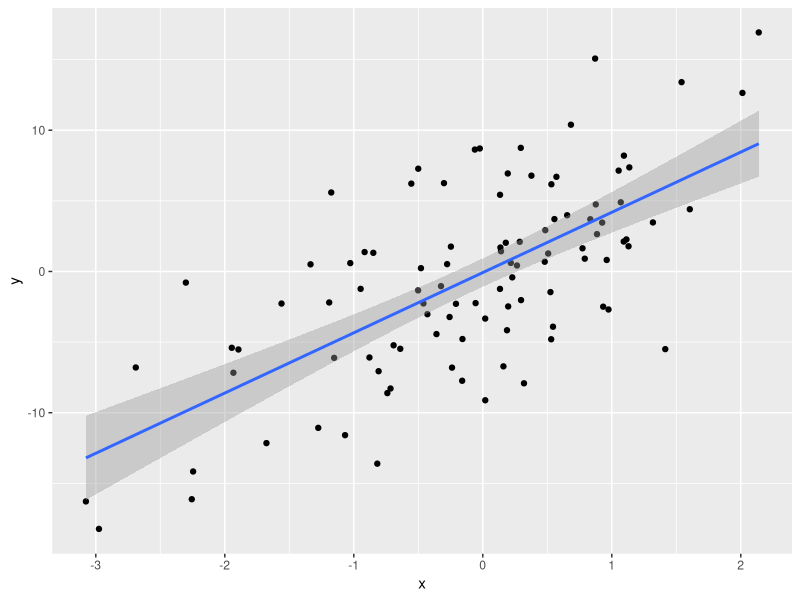
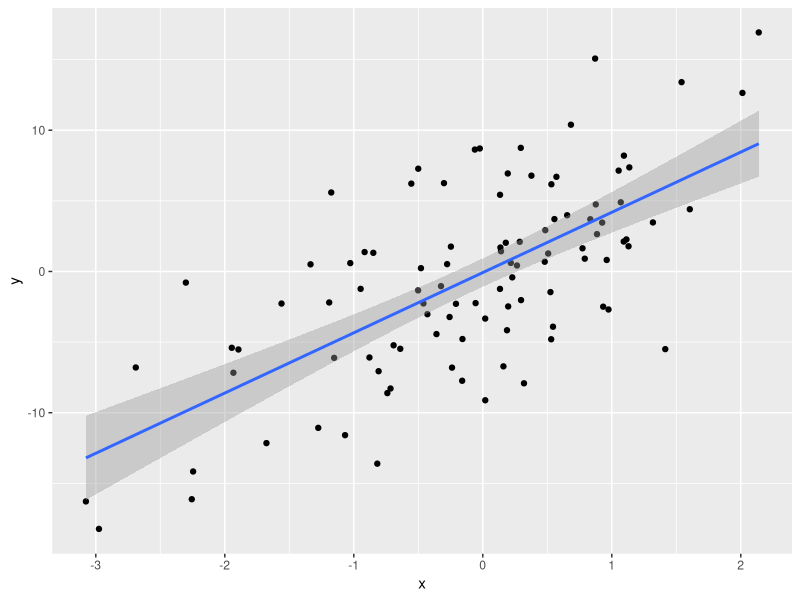
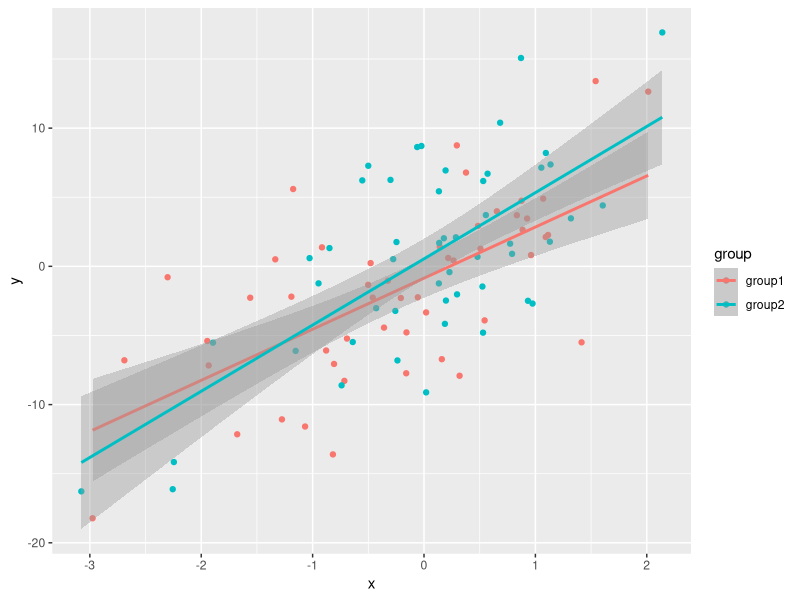
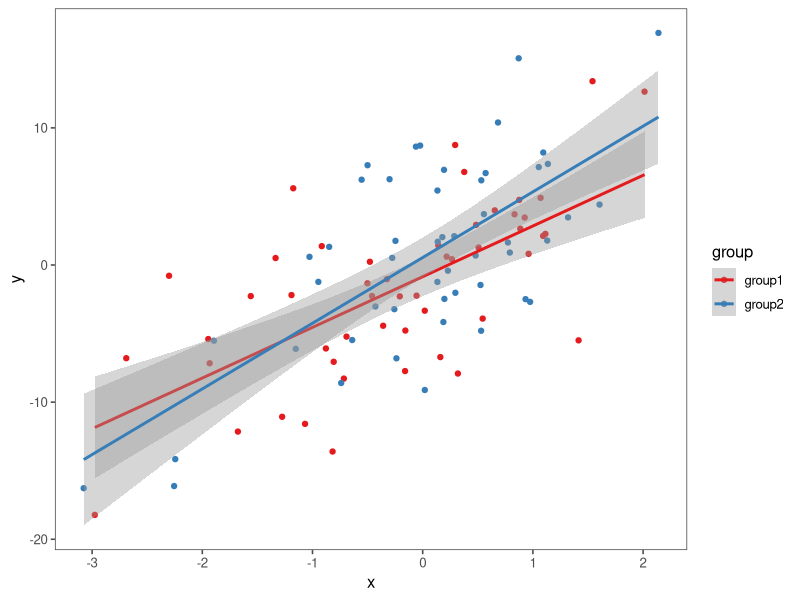

Reproduce these figures in R, in order.
## ---- chunk 1
library(knitr)
library(tidyverse)
library(ggthemes)
library(RColorBrewer)

knitr::opts_chunk$set(echo = FALSE, fig.align = "center")

## ---- chunk 2
x <- c(10, 5, 15)

mean_x <- x %>% mean()
## ---- chunk 3
x = rnorm(100) 
y = x*3 + rnorm(100, sd = 5)

df <- as_tibble(list(x = x, 
                   y = y,
                   group = rep(c("group1", "group2"), each = 50)))
## ---- chunk 4
qplot(x = x, y = y, data = df) + 
  geom_smooth(method = "lm")
## ---- chunk 5
ggplot(data = df, aes(x = x, y = y)) +
  geom_point() +
  geom_smooth(method = "lm")
## ---- chunk 6
ggplot(data = df, aes(x = x, y = y, colour = group)) +
  geom_point() +
  geom_smooth(method = "lm")
## ---- chunk 7
ggplot(data = df, aes(x = x, y = y, colour = group)) +
  geom_point() +
  geom_smooth(method = "lm") +
  theme_few() +
  scale_color_brewer(palette = "Set1")
## ---- chunk 8
df1 <- as_tibble(list(id = rep(1:30, each = 2),
                      stage = rep(c("practice", "test"), times = 30),
                      cond1 = rnorm(60), 
                      cond2 = rnorm(60), 
                      group = rep(c("group1", "group2"), each = 30)
                 ))

head(df1, 10)
## ---- chunk 9

sum_stats <- df1 %>%
  filter(stage == "test") %>%
  mutate(cond_diff = cond1 - cond2) %>%
  select(cond_diff, group) %>%
  group_by(group) %>%
  summarise(mean = mean(cond_diff),
            sd = sd(cond_diff),
            se  = sd/sqrt(n()))
## ---- chunk 10
sum_stats
## ---- chunk 11
head(df1)
## ---- chunk 12
df1_long <- df1 %>%
  gather(condition, score, cond1:cond2) %>%
  arrange(id)
  
## ---- chunk 13
head(df1_long)
## ---- chunk 14
(x <- rnorm(10))
